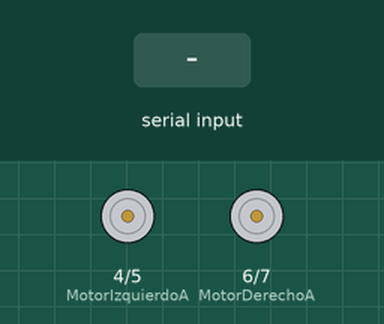
This sketch was run on a simulated Arduino Uno, built with avr-gcc and run on an emulated ATmega328P. Parts: motor-driver pin pairs drawn as motors (green arrow = first pin HIGH = forward, orange = second pin HIGH = backward, longer = more drive). The test bench sets the inputs (shaded band). What the sketch prints to the serial monitor is not drawn.

Above: at 1.7 s.
1.8 s: "A" received over the second serial link
At 3.0 s:
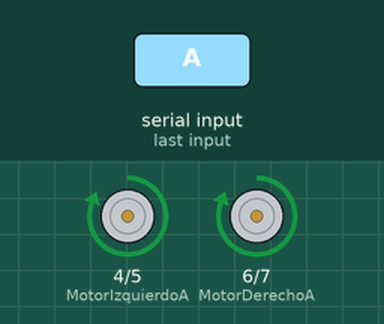
3.3 s: "R" received over the second serial link
At 4.2 s:
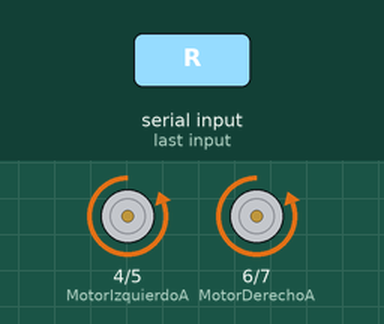
4.8 s: "I" received over the second serial link
At 5.3 s:
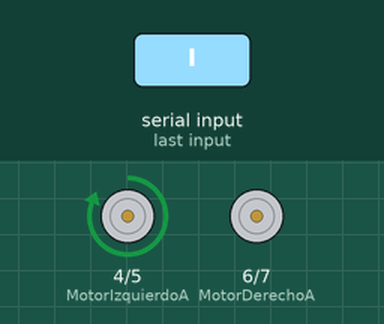
6.3 s: "D" received over the second serial link
At 7.7 s:
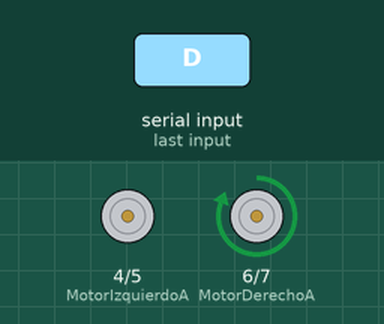
Timing chart, 0 to 8.8 s (numbered marks = the images above; inputs shaded):
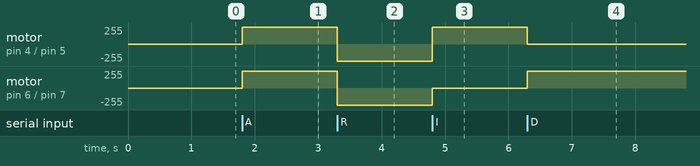

The sketch:

CarArduino.ino
```cpp
#include <SoftwareSerial.h>
SoftwareSerial SerialBt(2,3); //rx tx
int MotorIzquierdoA=4;
int MotorIzquierdoB=5;
int MotorDerechoA=6;
int MotorDerechoB=7;

void Parar();
void Derecha();
void Izquierda();
void Retroceder();
void avanzar();


void setup()
{

  Serial.begin(9600);
    pinMode(MotorIzquierdoA, OUTPUT);
    pinMode(MotorDerechoA, OUTPUT);
    pinMode(MotorIzquierdoB, OUTPUT);
    pinMode(MotorDerechoB, OUTPUT);

  SerialBt.begin(38400);//PARA CONFIGURACION
  delay(500);
}

void loop()
{
  char dato;
  if (!SerialBt.available())
    return;
  dato=SerialBt.read();
  Serial.print(dato);
  switch(dato)
  {
    case 'A': //avanzar
      avanzar();
    break;
    case 'R':
      Retroceder();
    break;
    case 'I': //izquierda
      Izquierda();
    break;
    case 'D': //derecho
      Derecha();
    break;
    case 'P': //Parara
      Parar();
    break;
  }
}

void Parar()
{
      digitalWrite(MotorIzquierdoA,LOW);
      digitalWrite(MotorIzquierdoB,LOW);

      digitalWrite(MotorDerechoA,LOW);
      digitalWrite(MotorDerechoB,LOW);
}

void Derecha()
{
      digitalWrite(MotorIzquierdoA,LOW);
      digitalWrite(MotorIzquierdoB,LOW);

      digitalWrite(MotorDerechoA,HIGH);
      digitalWrite(MotorDerechoB,LOW);

}

void Izquierda()
{
      digitalWrite(MotorIzquierdoA,HIGH);
      digitalWrite(MotorIzquierdoB,LOW);

      digitalWrite(MotorDerechoA,LOW);
      digitalWrite(MotorDerechoB,LOW);

}

void Retroceder()
{
      digitalWrite(MotorIzquierdoA,LOW);
      digitalWrite(MotorIzquierdoB,HIGH);

      digitalWrite(MotorDerechoA,LOW);
      digitalWrite(MotorDerechoB,HIGH);
}

void avanzar()
{
      digitalWrite(MotorIzquierdoA,HIGH);
      digitalWrite(MotorIzquierdoB,LOW);

      digitalWrite(MotorDerechoA,HIGH);
      digitalWrite(MotorDerechoB,LOW);
}
```

Measured:
- after the input at 1.8 s, motor on pin 4 (MotorIzquierdoA) / pin 5 (MotorIzquierdoB), motor on pin 6 (MotorDerechoA) / pin 7 (MotorDerechoB): stopped → forward 255/255 at once
- after the input at 3.3 s, motor on pin 4 (MotorIzquierdoA) / pin 5 (MotorIzquierdoB), motor on pin 6 (MotorDerechoA) / pin 7 (MotorDerechoB): forward 255/255 → backward 255/255 at once
- after the input at 4.8 s, motor on pin 4 (MotorIzquierdoA) / pin 5 (MotorIzquierdoB): backward 255/255 → forward 255/255 at once; motor on pin 6 (MotorDerechoA) / pin 7 (MotorDerechoB): backward 255/255 → stopped at once
- after the input at 6.3 s, motor on pin 4 (MotorIzquierdoA) / pin 5 (MotorIzquierdoB): forward 255/255 → stopped at once; motor on pin 6 (MotorDerechoA) / pin 7 (MotorDerechoB): stopped → forward 255/255 at once
